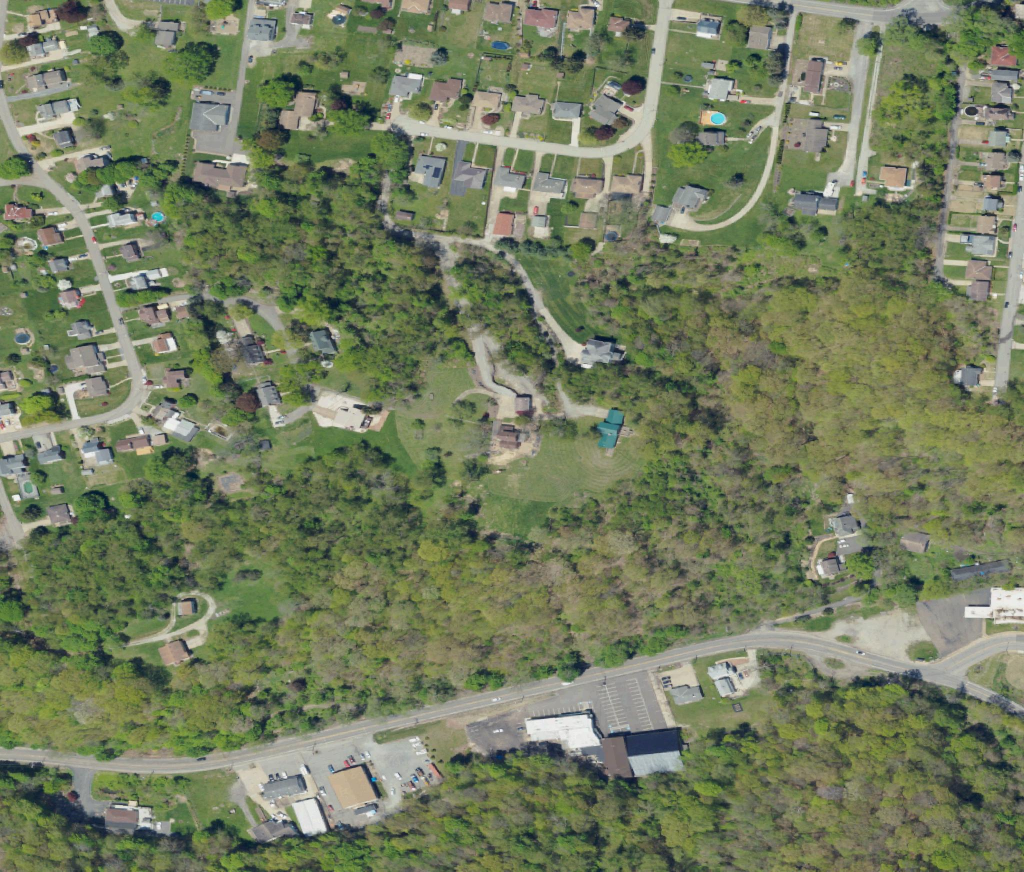
#> input picture data/aerial_far.jpg, 2048 x 1743 px (shown at 1/2 size)
$ python detect_trees.py
#> lines starting #> are read from the running program, lines starting #| are printed output that depends on the picture; after the words box and inside, x2 and y2 are one past the last pixel; in counts of white or black regions, pixels touching at a corner belong together; long printed decimals are rounded
"""Detect tree canopy from NAIP aerial (data/aerial_far.jpg) and write data/canopy.json.

Points are world feet (x east, z south) relative to site origin; r is a crown radius estimate.
"""
import json, os, random
import numpy as np
from PIL import Image
from scipy.ndimage import uniform_filter, binary_opening

ROOT = os.path.dirname(os.path.dirname(os.path.abspath(__file__)))
img = np.asarray(Image.open(os.path.join(ROOT, "data/aerial_far.jpg")).convert("RGB")).astype(float)
H, W, _ = img.shape
#> H = 1743; W = 2048
X0, X1, Z0, Z1 = -900, 900, -1000, 1000
r, g, b = img[..., 0], img[..., 1], img[..., 2]
lum = 0.3 * r + 0.59 * g + 0.11 * b
exg = 2 * g - r - b
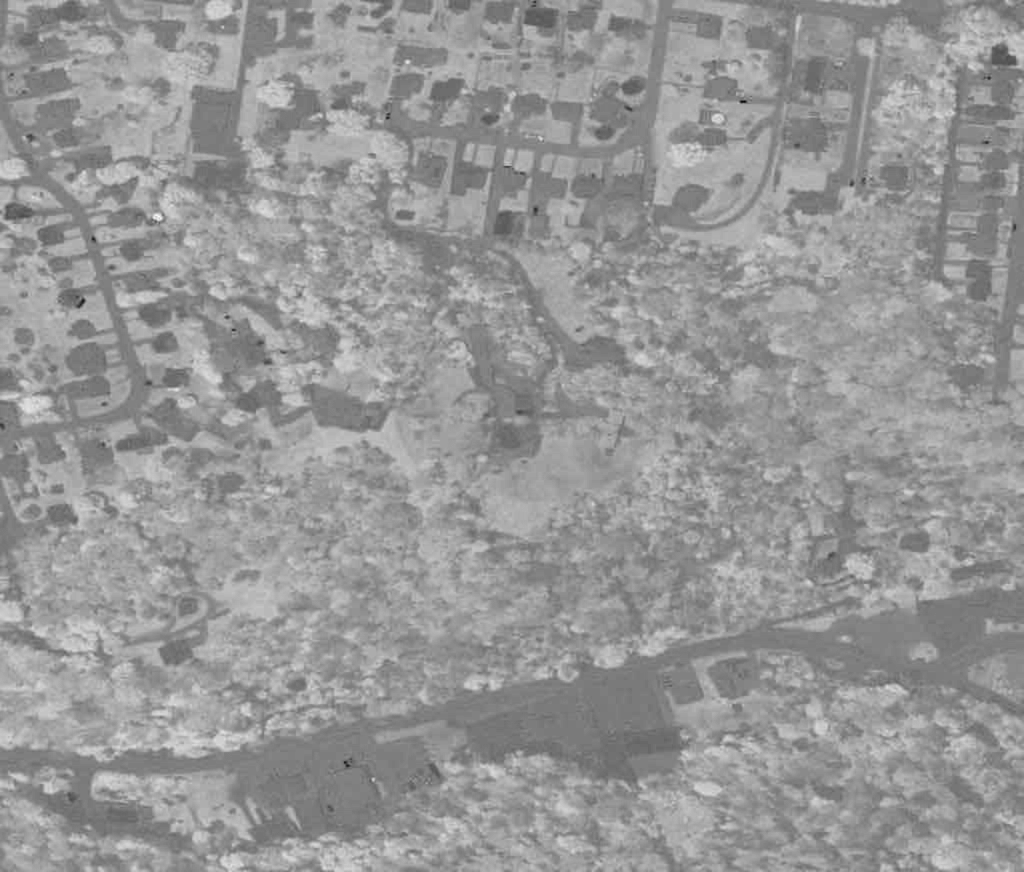
#> exg: shape (1743, 2048) float64 (shown at 1/2 size); min -158, max 176, mean 39.1; drawn with min black and max white
dark = uniform_filter(lum, 5)
mean = uniform_filter(lum, 7)
std = np.sqrt(np.maximum(uniform_filter(lum * lum, 7) - mean * mean, 0))
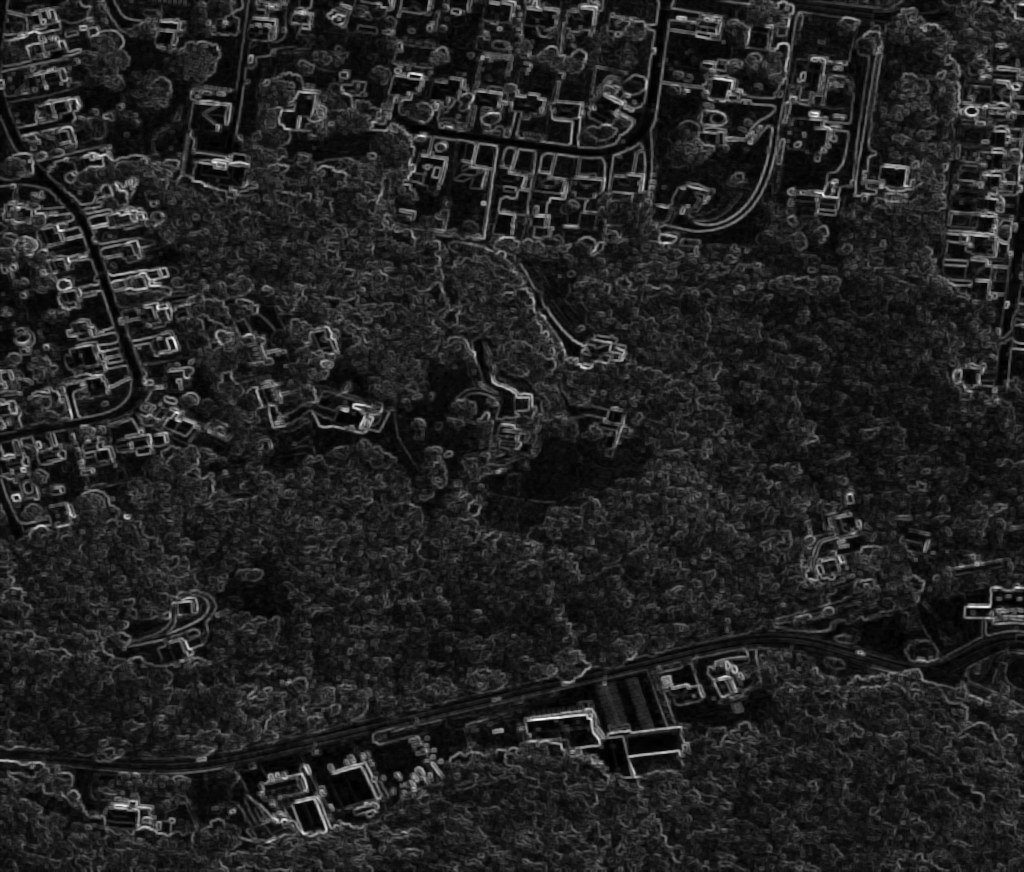
#> std: shape (1743, 2048) float64 (shown at 1/2 size); min 0, max 78.74, mean 10.8; drawn with min black and max white
green = uniform_filter(exg, 5) > 8
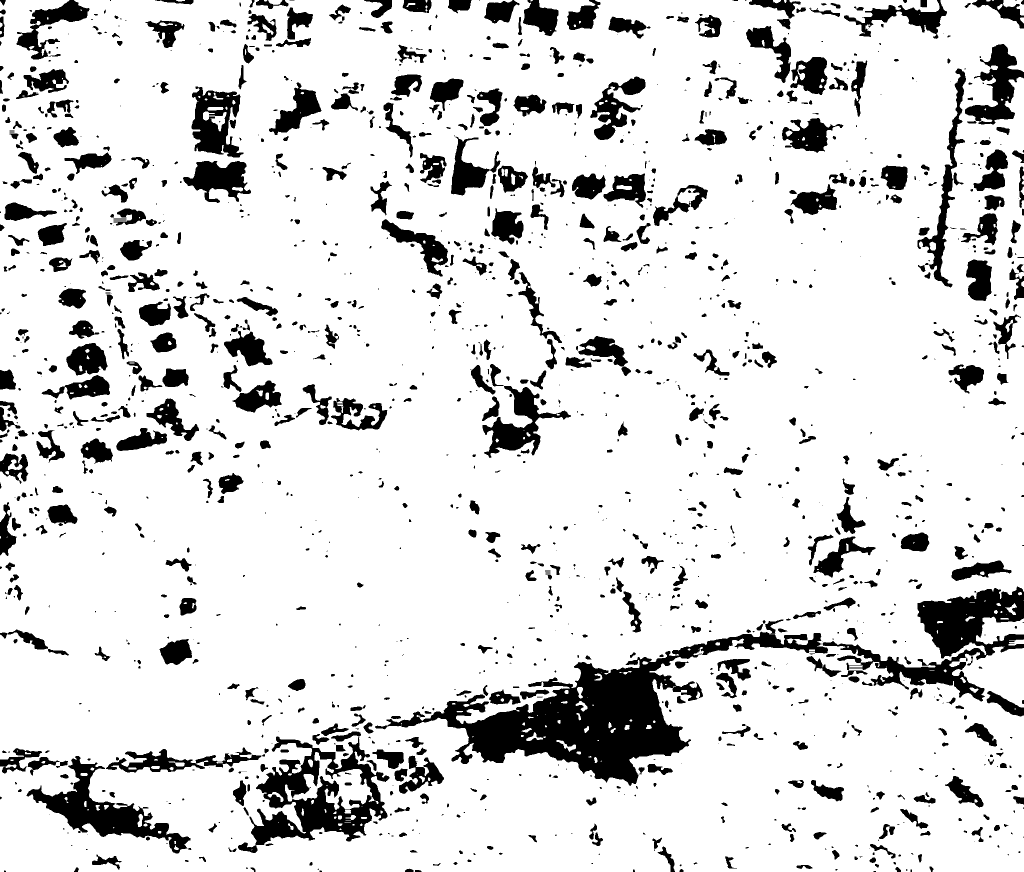
#> green: shape (1743, 2048) bool (shown at 1/2 size); 85.8% white; 1625 black regions (630 under 20 px), largest, box (x1, y1, x2, y2) and area: (750, 1239, 1656, 1572) 72046, (1646, 1173, 2048, 1403) 27845, (476, 1463, 779, 1706) 26704
# woods are textured (crowns + shadows); lawns are smooth even when similar in hue
mask = green & ((dark < 92) | (std > 13))
#> mask: shape (1743, 2048) bool; 29.1% white; 3773 white regions (1985 under 20 px), largest, box (x1, y1, x2, y2) and area: (50, 0, 916, 721) 92911, (808, 304, 1275, 776) 38778, (127, 965, 534, 1406) 37385
mask = binary_opening(mask, iterations=2)
#> mask: shape (1743, 2048) bool; 26.3% white; 2327 white regions (327 under 20 px), largest, box (x1, y1, x2, y2) and area: (512, 253, 890, 721) 44382, (159, 971, 451, 1271) 17345, (132, 1169, 402, 1403) 14699
density = uniform_filter(mask.astype(float), 9)
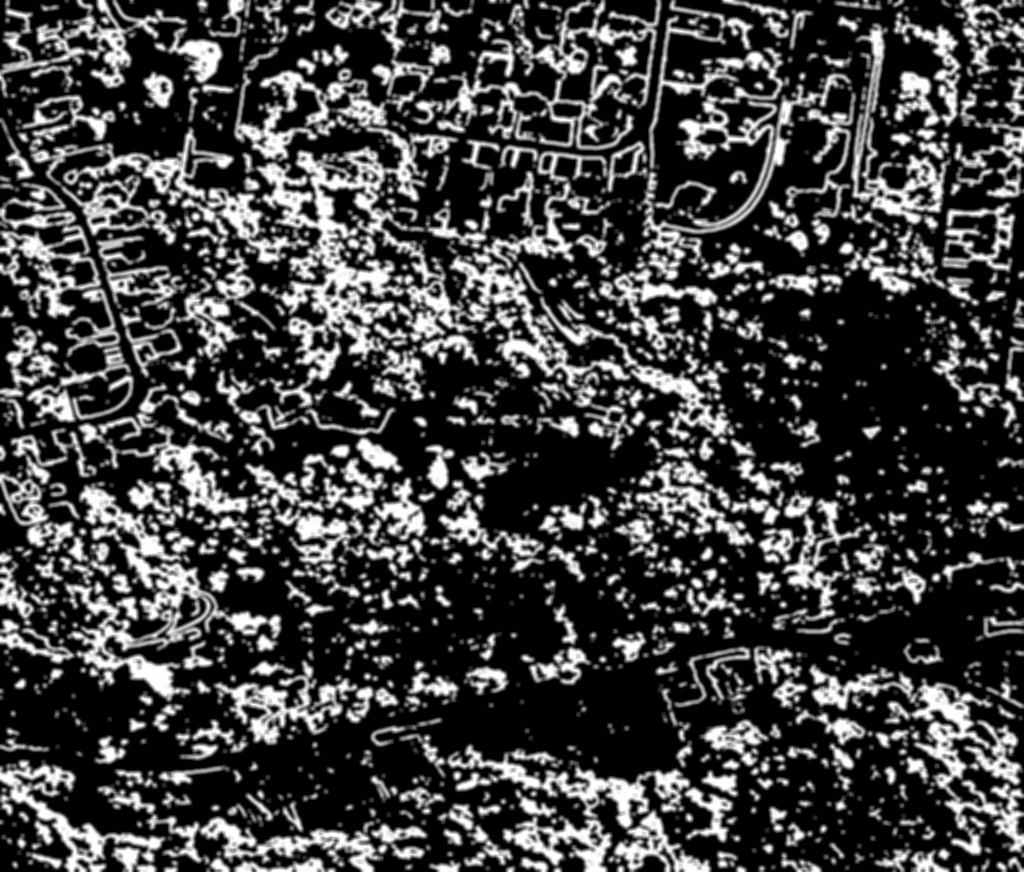
#> density: shape (1743, 2048) float64 (shown at 1/2 size); min -3.72e-15, max 1, mean 0.263; drawn with min black and max white

random.seed(7)
pts = []
step = 13.0
for zc in np.arange(Z0 + 10, Z1 - 10, step):
    for xc in np.arange(X0 + 10, X1 - 10, step):
        x = xc + random.uniform(-4, 4); z = zc + random.uniform(-4, 4)
        if abs(x) < 70 and abs(z) < 90:
            continue  # house/garage yard is handled by hand-placed trees
        if x * x + z * z > 820 ** 2:
            continue
        px = int((x - X0) / (X1 - X0) * (W - 1)); pz = int((z - Z0) / (Z1 - Z0) * (H - 1))
        if density[pz, px] > 0.55:
            pts.append([round(x, 1), round(z, 1), round(random.uniform(9, 15), 1)])
json.dump(pts, open(os.path.join(ROOT, "data/canopy.json"), "w"), separators=(",", ":"))
print("trees", len(pts), "mask frac", mask.mean())
#| trees 2803 mask frac 0.2628

$ run again, with data/aerial_near.jpg copied over data/aerial_far.jpg
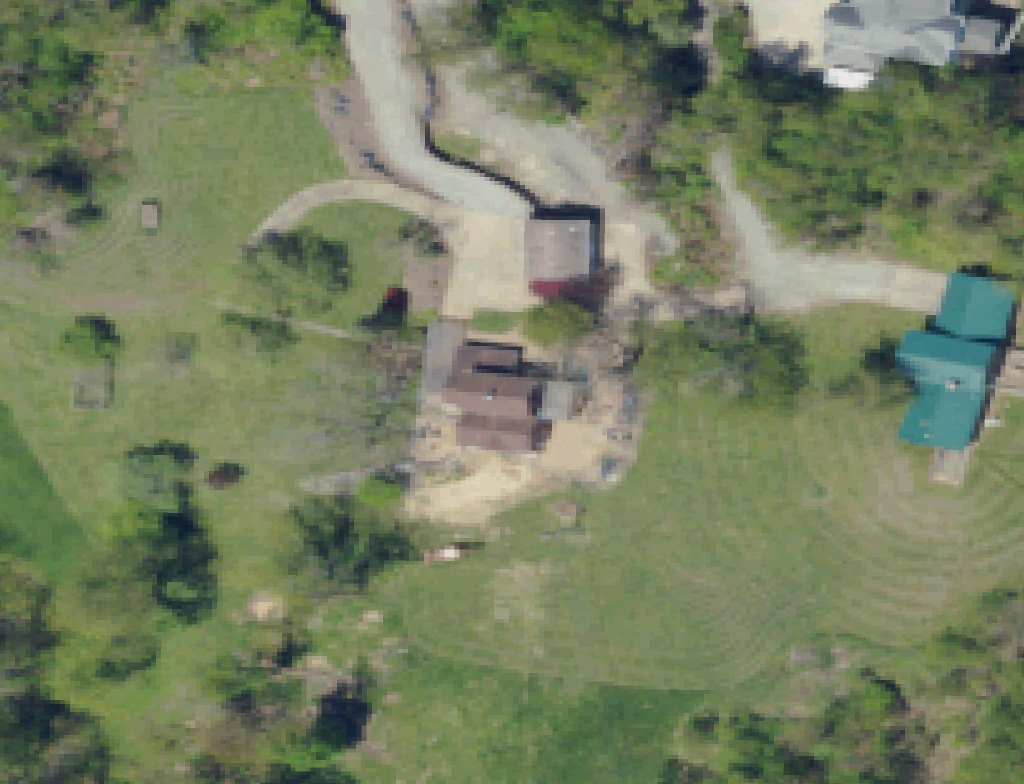
#> input picture data/aerial_near.jpg, 2048 x 1568 px (shown at 1/2 size)
#> `green = uniform_filter(exg, 5) > 8`:
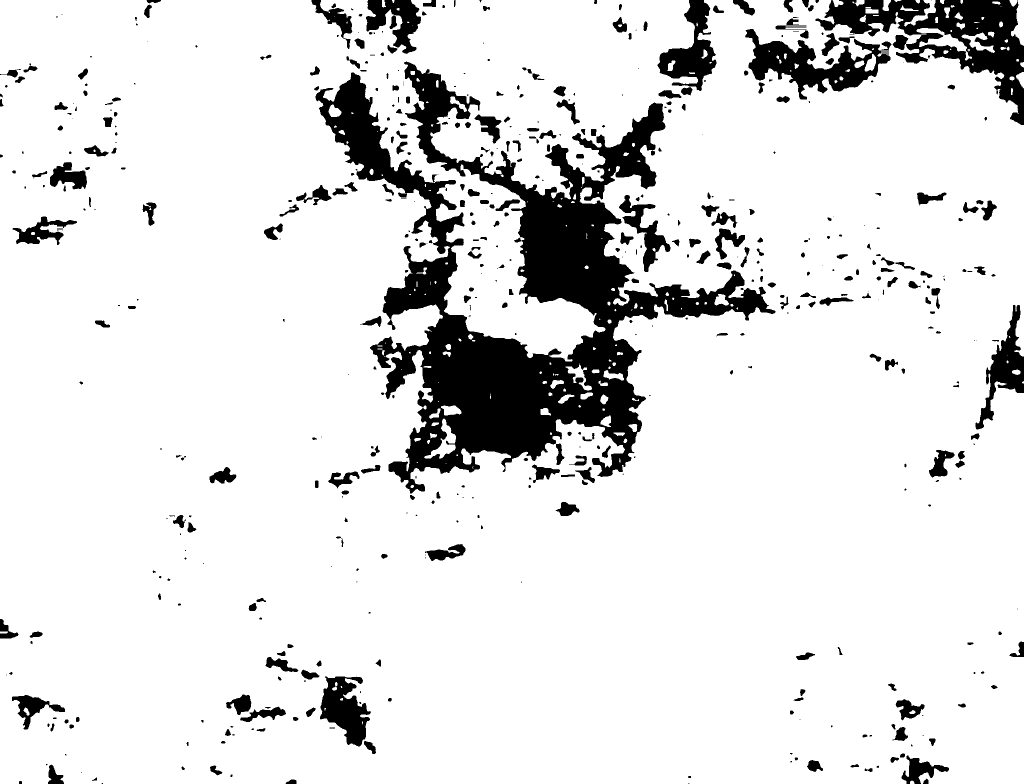
#> green: shape (1568, 2048) bool (shown at 1/2 size); 88.2% white; 558 black regions (189 under 20 px), largest, box (x1, y1, x2, y2) and area: (631, 123, 1551, 987) 221386, (1631, 0, 2048, 250) 35256, (1490, 58, 1781, 199) 15704
#> `density = uniform_filter(mask.astype(float), 9)`:
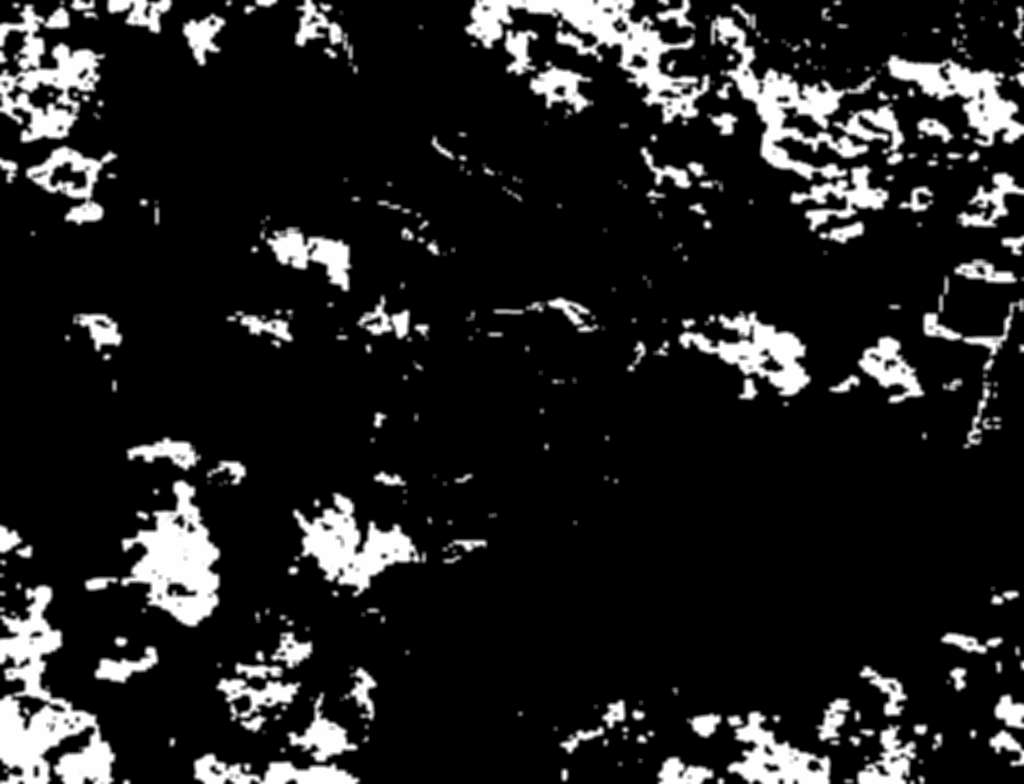
#> density: shape (1568, 2048) float64 (shown at 1/2 size); min -1.95e-15, max 1, mean 0.132; drawn with min black and max white
#| trees 929 mask frac 0.1324
